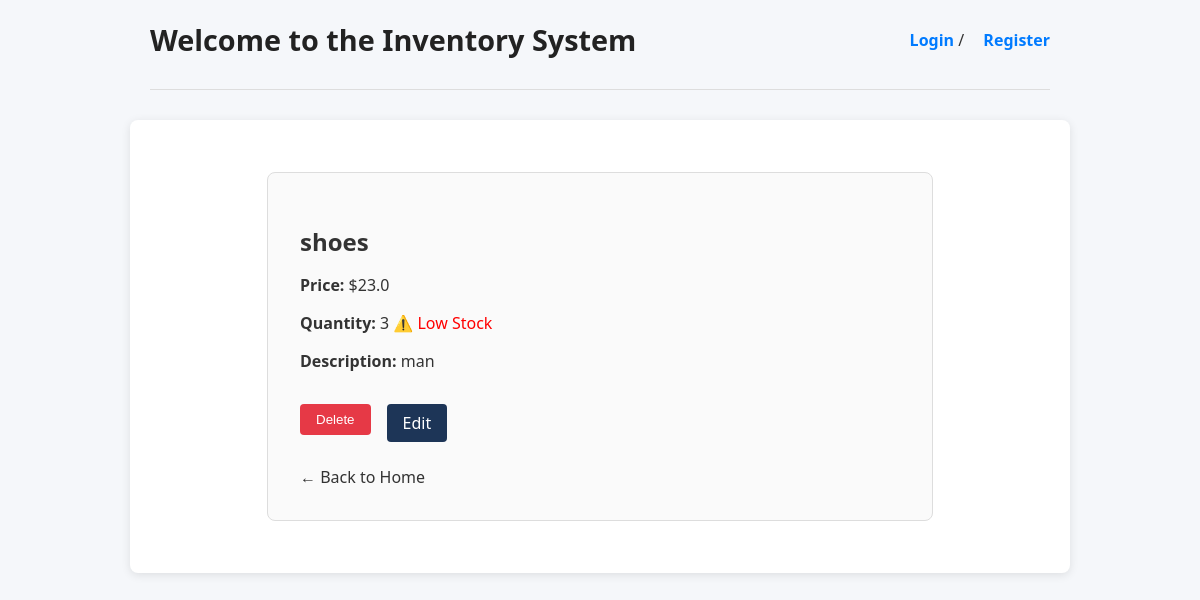
Page /item/3 on the earlier database version.
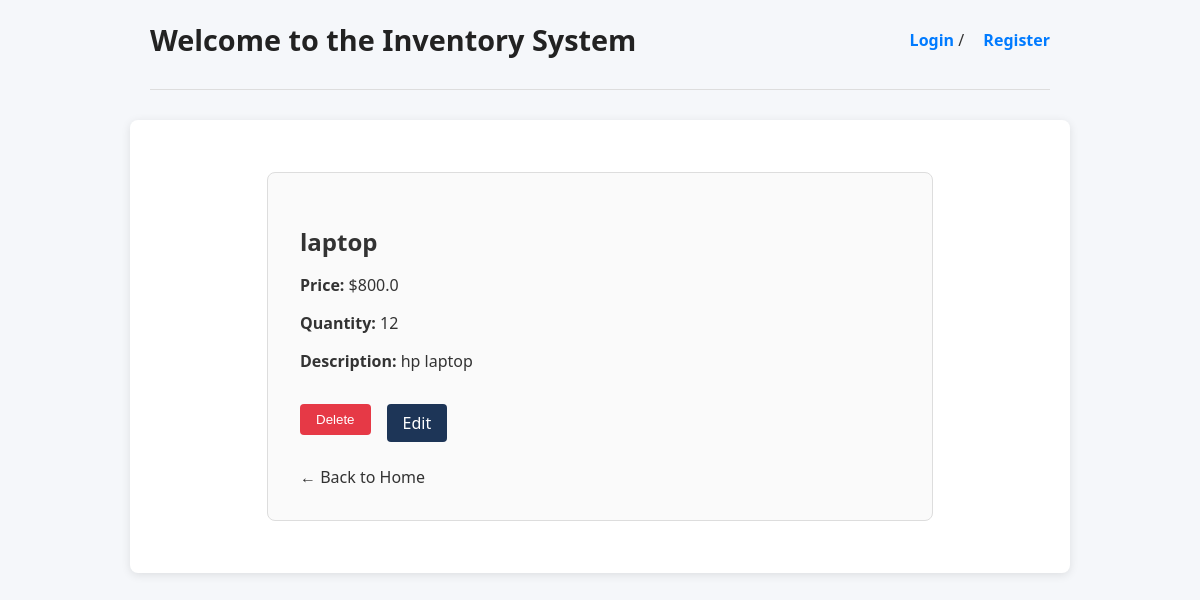
Same page on the later database version.
### model.py (models this page shows)
class Item(Base):
    __tablename__ = "items"
    id = Column(Integer, primary_key=True, index=True)
    name = Column(String, index=True)
    description = Column(String, nullable=True)
    price = Column(Float)
    quantity = Column(Integer)

### main.py (the view)
@app.get("/item/{item_id}", response_class=HTMLResponse)
def item_detail_ui(item_id: int, request: Request, db: Session = Depends(get_db)):
    item = db.query(model.Item).filter(model.Item.id == item_id).first()
    if item is None:
        raise HTTPException(status_code=404, detail="Item not found")
    return templates.TemplateResponse("item.html", {"request": request, "item": item})

### templates/item.html
{% extends "main.html" %}
{% block content %}
<div style="max-width: 600px; margin: 2rem auto; padding: 2rem; border: 1px solid #ddd; border-radius: 8px; background-color: #fafafa;">
    <h2 style="margin-bottom: 1rem;">{{ item.name }}</h2>
    <p><strong>Price:</strong> ${{ item.price }}</p>
    <p><strong>Quantity:</strong> {{ item.quantity }}
  {% if item.quantity < 5 and item.quantity > 0 %}
    <span style="color: red;">⚠️ Low Stock</span>
  {% elif item.quantity == 0 %}
    <span style="color: red;">❌ Out of Stock</span>
  {% endif %}
</p>
    <p><strong>Description:</strong> {{ item.description or "No description provided." }}</p>
    <div style="margin-top: 2rem; display: flex; gap: 1rem;">
        <form method="post" action="/delete/{{ item.id }}?admin=true" style="display: inline;">
            <button type="submit" style="background-color: #e63946; color: #fff; border: none; padding: 0.5rem 1rem; border-radius: 4px; cursor: pointer;">
                Delete
            </button>
        </form>
        <a href="/edit/{{ item.id }}" style="background-color: #1d3557; color: #fff; padding: 0.5rem 1rem; border-radius: 4px; text-decoration: none;">
            Edit
        </a>
    </div>
    <div style="margin-top: 1.5rem;">
        <a href="/" style="color: #333; text-decoration: none;">← Back to Home</a>
    </div>
</div>
{% endblock %}

### templates/main.html (shortened to what this page needs)
<!DOCTYPE html>
<html lang="en">
<head>
</head>
<body>
  <header>
    <h1>Welcome to the Inventory System</h1>
    <nav>
      {% if request.cookies.get("user") %}
        <span>Welcome, {{ request.cookies.get("user") }}</span> |
        <a href="/logout">Logout</a>
      {% else %}
        <a href="/login">Login</a> / <a href="/register">Register</a>
      {% endif %}
    </nav>
  </header>
  <hr />
  <main>
    {% block content %}{% endblock %}
  </main>
</body>
</html>

### templates/main.html (style rules this page uses)
body { font-family: 'Segoe UI', Tahoma, Geneva, Verdana, sans-serif; background-color: #f5f7fa; color: #333; margin: 0; padding: 20px; }
header { max-width: 900px; margin: 0 auto 30px auto; display: flex; justify-content: space-between; align-items: center; }
h1 { margin: 0; font-weight: 700; font-size: 1.8rem; color: #222; }
nav a { color: #007bff; text-decoration: none; font-weight: 600; margin-left: 15px; transition: color 0.3s ease; }
hr { max-width: 900px; margin: 0 auto 30px auto; border: none; border-top: 1px solid #ddd; }
main { max-width: 900px; margin: 0 auto; background: white; padding: 20px; border-radius: 8px; box-shadow: 0 2px 10px rgb(0 0 0 / 0.1); }

Differences in the rows shown:
changed Item: name "shoes" → "laptop"; price "23.0" → "800.0"; quantity "3" → "12"; description "man" → "hp laptop"
Other differences:
text no longer shown: "⚠️ Low Stock"
